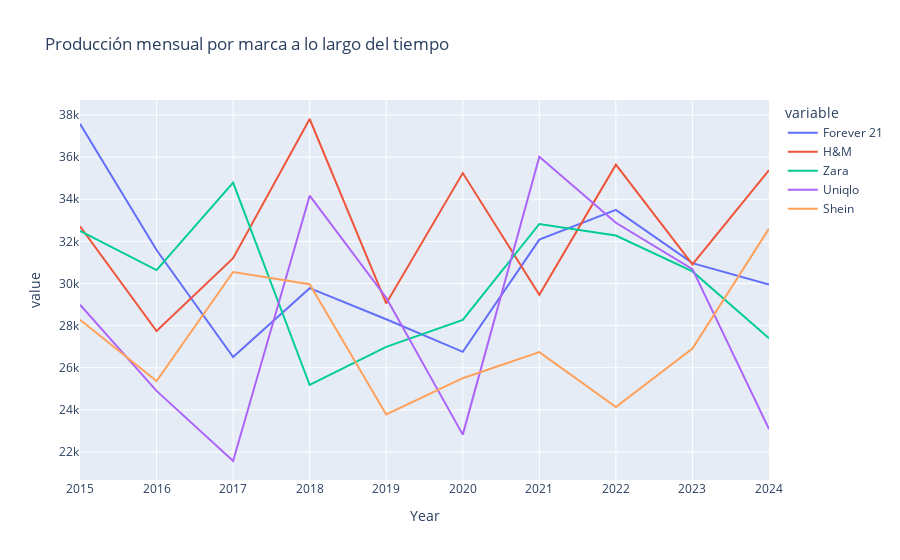

Here is the notebook cell this chart was saved with:
### Code cell
fig_prod = px.line(pivot, x="Year", y=["Forever 21", "H&M", "Zara", "Uniqlo","Shein"], 
                   title="Producción mensual por marca a lo largo del tiempo")
fig_prod

### Figure 1 — Plotly figure (JSON) as saved in the notebook; plotly's stock layout.template omitted (floating-point values rounded to 4 significant figures)
{"data": [{"hovertemplate": "variable=Forever 21<br>Year=%{x}<br>value=%{y}<extra></extra>", "legendgroup": "Forever 21", "line": {"color": "#636efa", "dash": "solid"}, "marker": {"symbol": "circle"}, "mode": "lines", "name": "Forever 21", "orientation": "v", "showlegend": true, "type": "scatter", "x": [2015, 2016, 2017, 2018, 2019, 2020, 2021, 2022, 2023, 2024], "xaxis": "x", "y": [37580.0, 31590.0, 26510.0, 29780.0, 28300.0, 26760.0, 32080.0, 33490.0, 30970.0, 29950.0], "yaxis": "y"}, {"hovertemplate": "variable=H&M<br>Year=%{x}<br>value=%{y}<extra></extra>", "legendgroup": "H&M", "line": {"color": "#EF553B", "dash": "solid"}, "marker": {"symbol": "circle"}, "mode": "lines", "name": "H&M", "orientation": "v", "showlegend": true, "type": "scatter", "x": [2015, 2016, 2017, 2018, 2019, 2020, 2021, 2022, 2023, 2024], "xaxis": "x", "y": [32710.0, 27750.0, 31200.0, 37810.0, 29050.0, 35240.0, 29470.0, 35640.0, 30910.0, 35380.0], "yaxis": "y"}, {"hovertemplate": "variable=Zara<br>Year=%{x}<br>value=%{y}<extra></extra>", "legendgroup": "Zara", "line": {"color": "#00cc96", "dash": "solid"}, "marker": {"symbol": "circle"}, "mode": "lines", "name": "Zara", "orientation": "v", "showlegend": true, "type": "scatter", "x": [2015, 2016, 2017, 2018, 2019, 2020, 2021, 2022, 2023, 2024], "xaxis": "x", "y": [32500.0, 30640.0, 34790.0, 25180.0, 26990.0, 28280.0, 32830.0, 32280.0, 30570.0, 27400.0], "yaxis": "y"}, {"hovertemplate": "variable=Uniqlo<br>Year=%{x}<br>value=%{y}<extra></extra>", "legendgroup": "Uniqlo", "line": {"color": "#ab63fa", "dash": "solid"}, "marker": {"symbol": "circle"}, "mode": "lines", "name": "Uniqlo", "orientation": "v", "showlegend": true, "type": "scatter", "x": [2015, 2016, 2017, 2018, 2019, 2020, 2021, 2022, 2023, 2024], "xaxis": "x", "y": [29000.0, 24900.0, 21570.0, 34170.0, 29330.0, 22830.0, 36020.0, 32880.0, 30680.0, 23090.0], "yaxis": "y"}, {"hovertemplate": "variable=Shein<br>Year=%{x}<br>value=%{y}<extra></extra>", "legendgroup": "Shein", "line": {"color": "#FFA15A", "dash": "solid"}, "marker": {"symbol": "circle"}, "mode": "lines", "name": "Shein", "orientation": "v", "showlegend": true, "type": "scatter", "x": [2015, 2016, 2017, 2018, 2019, 2020, 2021, 2022, 2023, 2024], "xaxis": "x", "y": [28280.0, 25370.0, 30540.0, 29960.0, 23780.0, 25500.0, 26740.0, 24140.0, 26910.0, 32610.0], "yaxis": "y"}], "layout": {"legend": {"title": {"text": "variable"}, "tracegroupgap": 0}, "title": {"text": "Producción mensual por marca a lo largo del tiempo"}, "xaxis": {"anchor": "y", "domain": [0, 1], "title": {"text": "Year"}}, "yaxis": {"anchor": "x", "domain": [0, 1], "title": {"text": "value"}}}}
